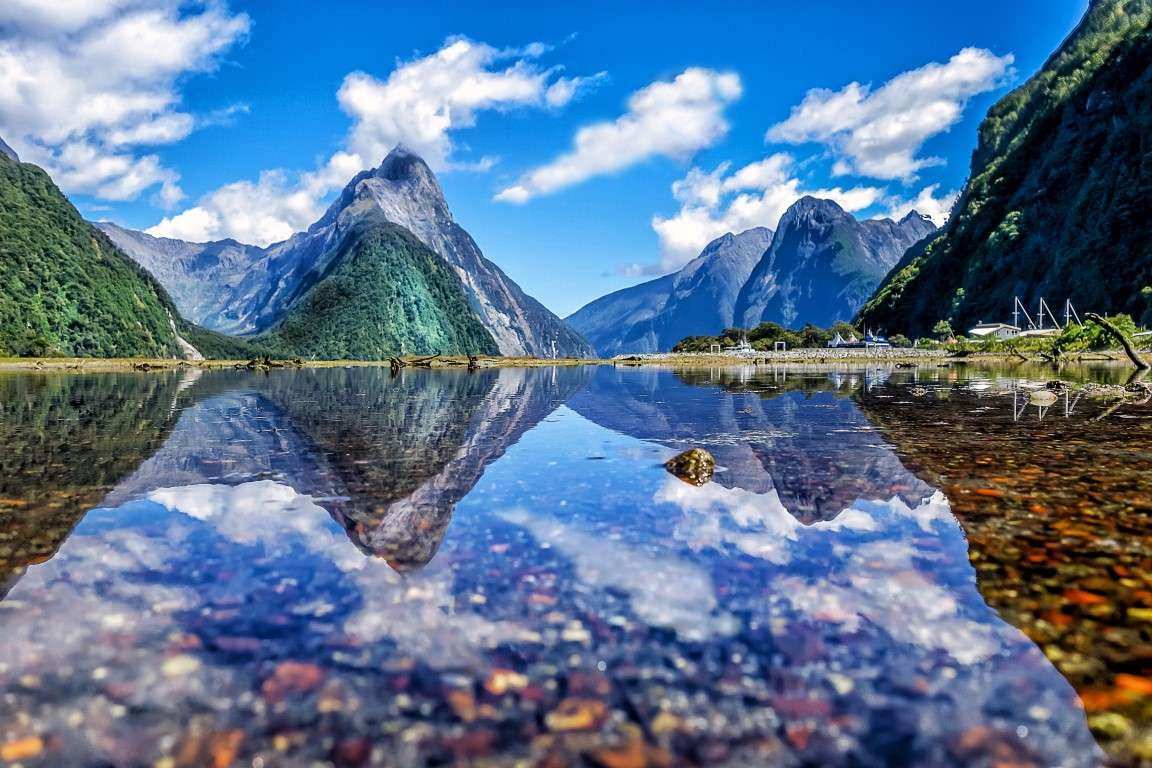
#> input picture src/demo/media/03b5ed69d159ad3b55fb39aaa6480c18.jpg, 1152 x 768 px; its folder holds only this picture in this run
$ python script.py
#> lines starting #> are read from the running program, lines starting #| are printed output that depends on the picture
### src/constants/config.py
import os


# === Constants ===
IS_TEST = False
FOLDER_PATH = r"demo\t" if IS_TEST else r"demo\media"
OUTPUT_VIDEO = r"demo\t.mp4" if IS_TEST else r"demo\video_output.mp4"

# Video settings
FPS_SINGLE = 30  # Smooth frame rate
MAX_WIDTH = 1920
MAX_HEIGHT = 1080
ENCODE_FORMAT = "mp4v"

# Processing settings
NUM_THREADS = 6
FADE_DURATION = 15
ZOOM_FACTOR = 1.1

# YOLO Model
YOLO_MODEL_PATH = "../data//metadata.pt"
SCRIPT_DIR = os.path.dirname(os.path.abspath(__file__))


# Helper function to get full path
def get_full_path(folder_path):
    """Returns the absolute path of a folder, even if relative."""
    return (
        os.path.abspath(folder_path)
        if os.path.isabs(folder_path)
        else os.path.join(SCRIPT_DIR, folder_path)
    )

### src/script.py
import cv2
import os
import sys
import numpy as np
from glob import glob
from concurrent.futures import ThreadPoolExecutor
import random

sys.path.append(os.path.abspath(os.path.join(os.path.dirname(__file__), ".")))

from constants.config import (
    get_full_path,
    FOLDER_PATH,
    OUTPUT_VIDEO,
    FPS_SINGLE,
    MAX_WIDTH,
    MAX_HEIGHT,
    ENCODE_FORMAT,
    NUM_THREADS,
)


def load_and_process_image(img_path):
    """Loads an image and returns the image along with its dimensions."""
    img = cv2.imread(img_path)
#> img is the input picture: shape (768, 1152, 3); mean B, G, R 147.2, 117.1, 90.2
    if img is None:
        return None, None
    height, width, _ = img.shape
#> height = 768; width = 1152
    return img, (width, height)


def resize_keep_aspect(image, target_width, target_height):
    """Resizes the image to fit within the target size while keeping aspect ratio."""
    h, w, _ = image.shape
    scale = min(target_width / w, target_height / h)  # Determine scale factor
    new_w = int(w * scale)
    new_h = int(h * scale)
    return cv2.resize(image, (new_w, new_h), interpolation=cv2.INTER_AREA)


def add_black_background(image, target_width, target_height):
    """Adds a black background to the image and centers it in the target size."""
    image = resize_keep_aspect(image, target_width, target_height)
    h, w, _ = image.shape
    canvas = np.zeros((target_height, target_width, 3), dtype=np.uint8)

    # Center the image on the canvas
    x_offset = (target_width - w) // 2
    y_offset = (target_height - h) // 2
    canvas[y_offset : y_offset + h, x_offset : x_offset + w] = image
    return canvas


def combine_images(img1, img2, target_width, target_height):
    """Combines two images side by side with a gap between them."""
    gap = 10  # Gap between images
    h1, w1, _ = img1.shape
    h2, w2, _ = img2.shape if img2 is not None else (0, 0, 3)

    # If only one image, add a black background and return it
    if img2 is None:
        return add_black_background(img1, target_width, target_height)

    # If both images can fit side by side, combine them
    if w1 + w2 + gap <= target_width:
        total_width = w1 + w2 + gap
        canvas = np.zeros((max(h1, h2), total_width, 3), dtype=np.uint8)
        canvas[:h1, :w1] = img1
        canvas[:h2, w1 + gap : w1 + gap + w2] = img2
    else:
        # Resize images if they don't fit
        scale = min(target_width / (w1 + w2 + gap), target_height / max(h1, h2))
        img1 = cv2.resize(img1, (int(w1 * scale), int(h1 * scale)))
        img2 = cv2.resize(img2, (int(w2 * scale), int(h2 * scale)))

        total_width = img1.shape[1] + img2.shape[1] + gap
        canvas = np.zeros(
            (max(img1.shape[0], img2.shape[0]), total_width, 3), dtype=np.uint8
        )
        canvas[: img1.shape[0], : img1.shape[1]] = img1
        canvas[
            : img2.shape[0], img1.shape[1] + gap : img1.shape[1] + gap + img2.shape[1]
        ] = img2

    return add_black_background(canvas, target_width, target_height)


def images_to_video():
    """Main function to convert images from folder into a video."""
    full_folder_path = get_full_path(FOLDER_PATH)
    image_files = sorted(
        glob(os.path.join(full_folder_path, "*.*")), key=os.path.getmtime
    )

    if not image_files:
        print("❌ No images found in folder:", full_folder_path)
        return

    # Load images in parallel to save time
    with ThreadPoolExecutor(max_workers=NUM_THREADS) as executor:
        images = list(executor.map(load_and_process_image, image_files))
#> images = 1 item

    images = [(img, size) for img, size in images if img is not None]

    # Separate images into vertical and normal ones
    vertical_images = []
    normal_images = []
    for img, (w, h) in images:
        if h > w * 1.01 and max(w, h) >= 600:
            vertical_images.append(img)
        else:
            normal_images.append(img)
#> this loop made 1 pass
#> (w, h) on pass 1: (1152, 768)
#> after the loop, normal_images = 1 item; vertical_images = []

    # Combine both lists
    all_images = []
    i = 0
    while i < len(vertical_images):
        img1 = vertical_images[i]
        img2 = vertical_images[i + 1] if i + 1 < len(vertical_images) else None
        combined_img = combine_images(img1, img2, MAX_WIDTH, MAX_HEIGHT)
        all_images.append(combined_img)
        i += 2
#> this loop made 0 passes
#> after the loop, all_images = []; i = 0

    # Add normal images
    for img in normal_images:
        img = add_black_background(img, MAX_WIDTH, MAX_HEIGHT)
        all_images.append(img)
#> this loop made 1 pass
#> (x_offset in add_black_background, y_offset in add_black_background) on pass 1: (150, 0)
#> pass 1, in images_to_video, `img = add_black_background(img, MAX_WIDTH, MAX_HEIGHT)`:
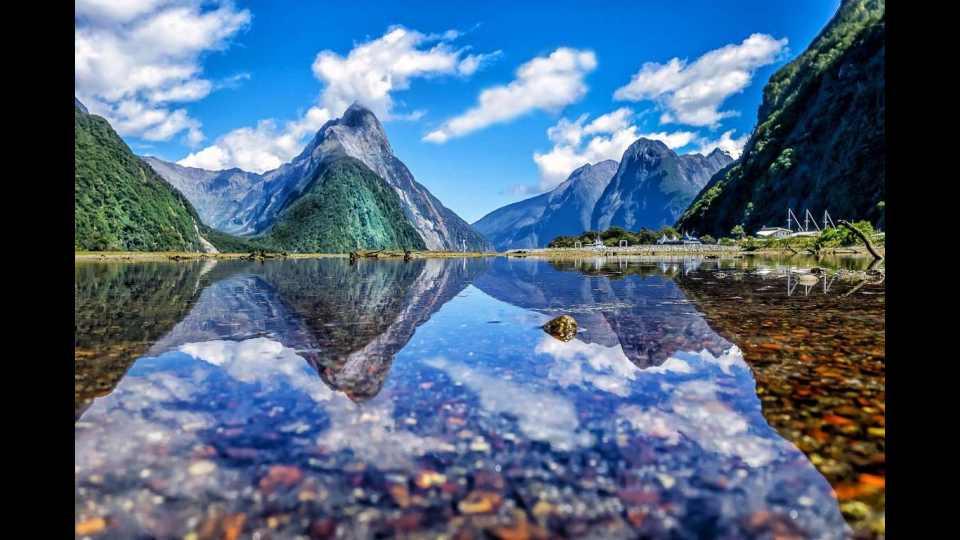
#> img: shape (1080, 1920, 3) (shown at 1/2 size); mean of channels 0, 1, 2 124.2, 98.7, 76.1; drawn as B, G, R
#> after the loop, all_images = 1 item

    # Shuffle all images to randomize the order
    random.shuffle(all_images)

    video_size = (MAX_WIDTH, MAX_HEIGHT)
    fourcc = cv2.VideoWriter_fourcc(*ENCODE_FORMAT)
    video_writer = cv2.VideoWriter(
        get_full_path(OUTPUT_VIDEO), fourcc, FPS_SINGLE, video_size
    )

    # Write the shuffled images to the video
    for img in all_images:
        video_writer.write(img)
#> this loop made 1 pass

    video_writer.release()
    print(f"✅ Video created successfully: {get_full_path(OUTPUT_VIDEO)}")


def main():
    images_to_video()


if __name__ == "__main__":
    main()

$ run again, on src/demo/media/076a47961a2d30cee1952daff0af3041.jpg
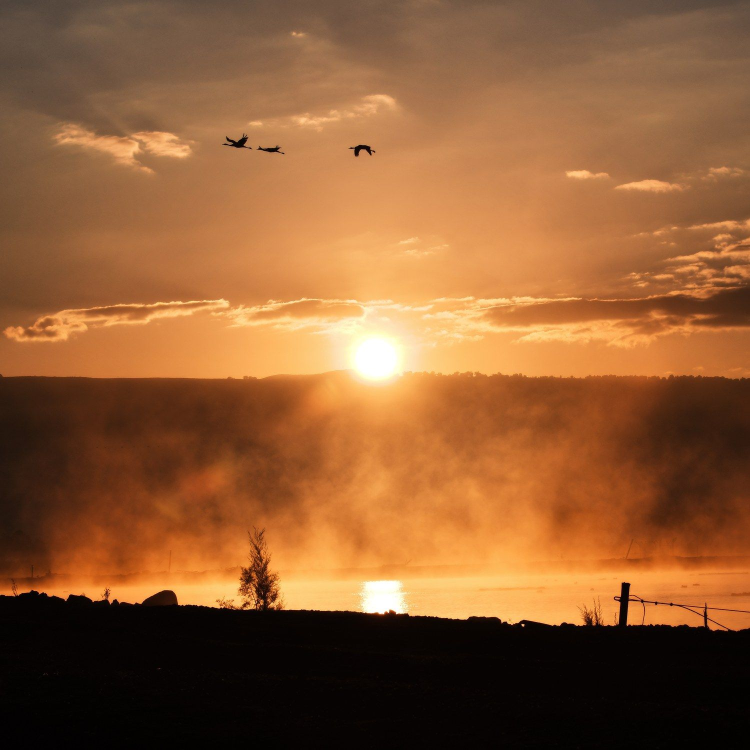
#> input picture src/demo/media/076a47961a2d30cee1952daff0af3041.jpg, 1500 x 1500 px (shown at 1/2 size)
#> in load_and_process_image, img is the input picture: shape (1500, 1500, 3); mean B, G, R 52.2, 92, 142.6
#> images = 1 item
#> the loop in images_to_video, `for img, (w, h) in images:` made 1 pass
#> (w, h) on pass 1: (1500, 1500)
#> after the loop in images_to_video, `for img, (w, h) in images:`: vertical_images = []
#> after the loop in images_to_video, `while i < len(vertical_images):`: i = 0
#> the loop in images_to_video, `for img in normal_images:` made 1 pass
#> (x_offset in add_black_background, y_offset in add_black_background) on pass 1: (420, 0)
#> pass 1, in images_to_video, `img = add_black_background(img, MAX_WIDTH, MAX_HEIGHT)`:
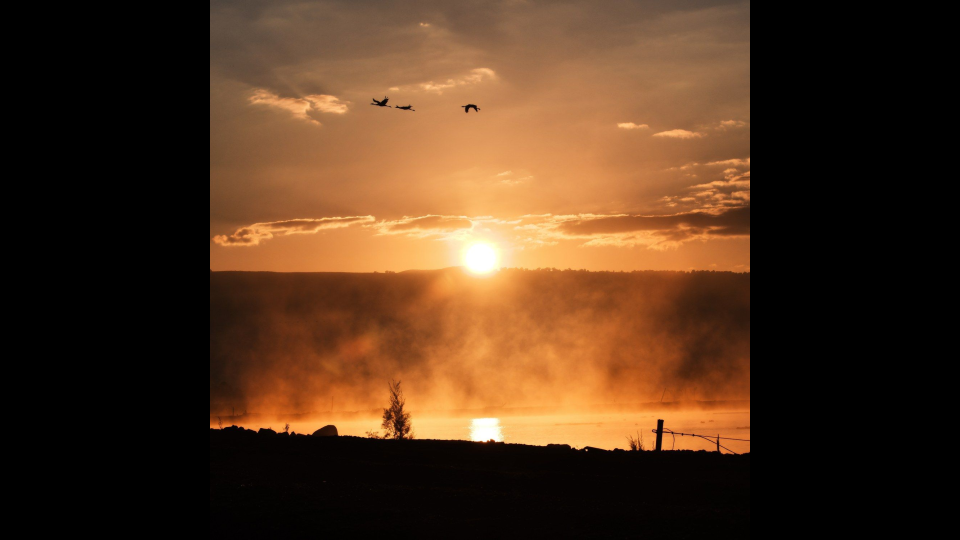
#> img: shape (1080, 1920, 3) (shown at 1/2 size); mean of channels 0, 1, 2 29.4, 51.7, 80.2; drawn as B, G, R
#> after the loop in images_to_video, `for img in normal_images:`: all_images = 1 item
#> the loop in images_to_video, `for img in all_images:` made 1 pass

$ run again, on src/demo/media/1.jpg
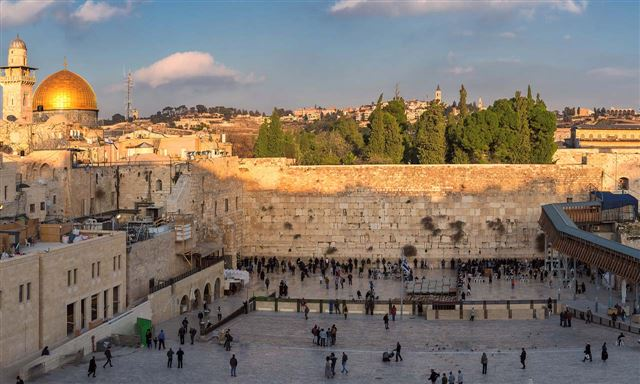
#> input picture src/demo/media/1.jpg, 640 x 384 px
#> in load_and_process_image, img is the input picture: shape (384, 640, 3); mean B, G, R 107.2, 118.6, 130.2
#> images = 1 item
#> the loop in images_to_video, `for img, (w, h) in images:` made 1 pass
#> (w, h) on pass 1: (640, 384)
#> after the loop in images_to_video, `for img, (w, h) in images:`: vertical_images = []
#> after the loop in images_to_video, `while i < len(vertical_images):`: i = 0
#> the loop in images_to_video, `for img in normal_images:` made 1 pass
#> (x_offset in add_black_background, y_offset in add_black_background) on pass 1: (60, 0)
#> pass 1, in images_to_video, `img = add_black_background(img, MAX_WIDTH, MAX_HEIGHT)`:
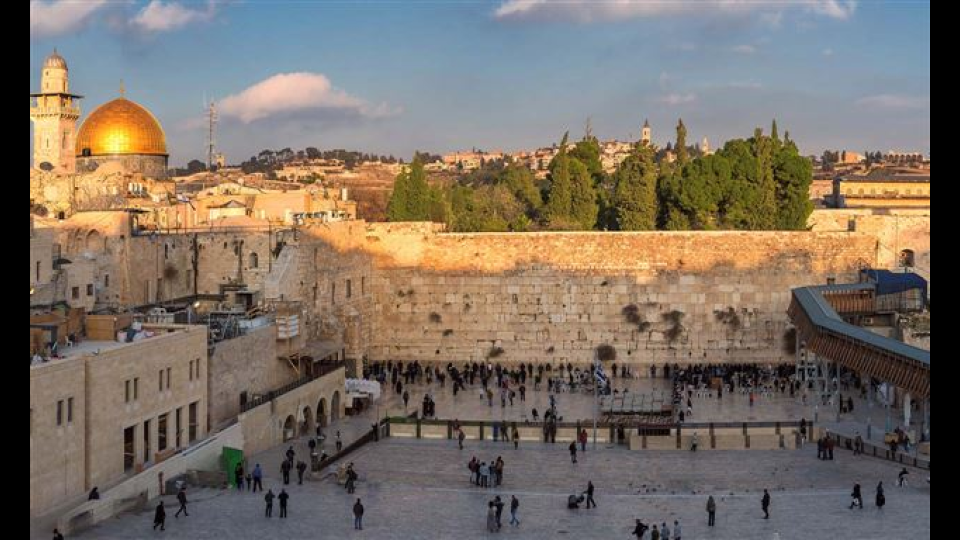
#> img: shape (1080, 1920, 3) (shown at 1/2 size); mean of channels 0, 1, 2 100.5, 111.2, 122.1; drawn as B, G, R
#> after the loop in images_to_video, `for img in normal_images:`: all_images = 1 item
#> the loop in images_to_video, `for img in all_images:` made 1 pass
